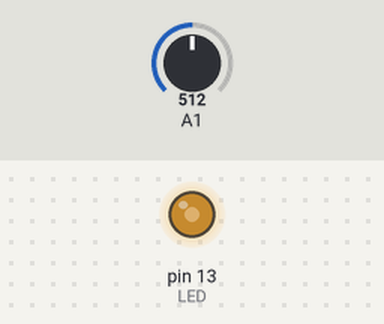
This sketch was run on a simulated Arduino Uno, built with avr-gcc and run on an emulated ATmega328P. Parts: output pins drawn as LEDs (lit = HIGH). The inputs (shaded band) are chosen by the test bench; at power-on: A1 = 512.

Above: at 0.1 s.
Timing chart, 0 to 1.6 s (numbered marks = the images above):
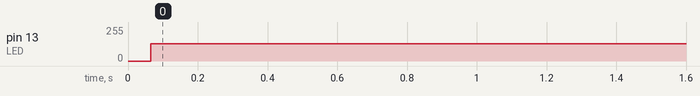

Measured:
- by itself, pin 13 (LED): 0/255 → 128/255 at 0.07 s

The sketch:

2.2.ino
```cpp
#include<avr/interrupt.h>
#include <avr/io.h>
#include <inttypes.h>

#define BUFFER_SIZE 1024 //10 bit buffer

volatile uint8_t latest_sample;
volatile bool new_sample_ready = false;

uint8_t buffer[BUFFER_SIZE]; //circular buffer
uint16_t head = 0; //write pointer
uint16_t tail = 0; //read pointer


int main(void) {
  //setup:
  cli(); //clear local int
  Serial.begin(9600);

  DDRB |= (1 << DDB5); //onboard LED PB5 output.

  DDRC &= ~(1 << DDC1); //set A1 as input (arduino pc1); need to read at 200Sa/s (sample evergy 5ms)

  //use ADC1, set Vref to ext 2.5V, left adjust ADC, use only 8-bit res, prescale 128
  ADMUX |= (1 << MUX0); //analog chan selection: ADC1
  ADMUX &= ~((1 << REFS0)|(1 << REFS1)); //AREF so need to supply 2.5V to AREF in hardware
  ADMUX |= (1 << ADLAR);  // left adjust
  ADCSRA |= (1 << ADEN)|(1 << ADIE); //adc enable and int enable.
  ADCSRA |= (1 << ADPS2)|(1 << ADPS1)|(1 << ADPS0); //division factor 128

  TCCR1B |= (1 << WGM12); //timer1 in CTC mode
  TCCR1B |= (1 << CS11) | (1 << CS10); // timer1 prescaler 64
  OCR1A = 1249; //timer1 reached this CV at 5ms hence OF int.
  //OCR1A = 499999;
  TIMSK1 |= (1 << OCIE1A); //output compare match A int enable.

  sei();

  TCNT1 = 0;

  while(1) {
    //program will be getting a new adc_result every 5ms. need to store this adc_result in a ring buffer.
    //also need to produce a digital output every time it acquires an adc sample as proof of sample rate
    if (new_sample_ready) {
      new_sample_ready = false;
      buffer[head] = latest_sample;
      head = (head + 1) % BUFFER_SIZE;
      PORTB ^= (1 << PORTB5);
    }
  }
}

ISR(TIMER1_COMPA_vect) { //this occurs every 200ms. read ADC here
  ADCSRA |= (1 << ADSC); //start conversion. this triggers ISR.
  //Serial.print("hi");
}

ISR(ADC_vect) {
  latest_sample = ADCH;
  //Serial.print(latest_sample);
  new_sample_ready = true;
}
```
